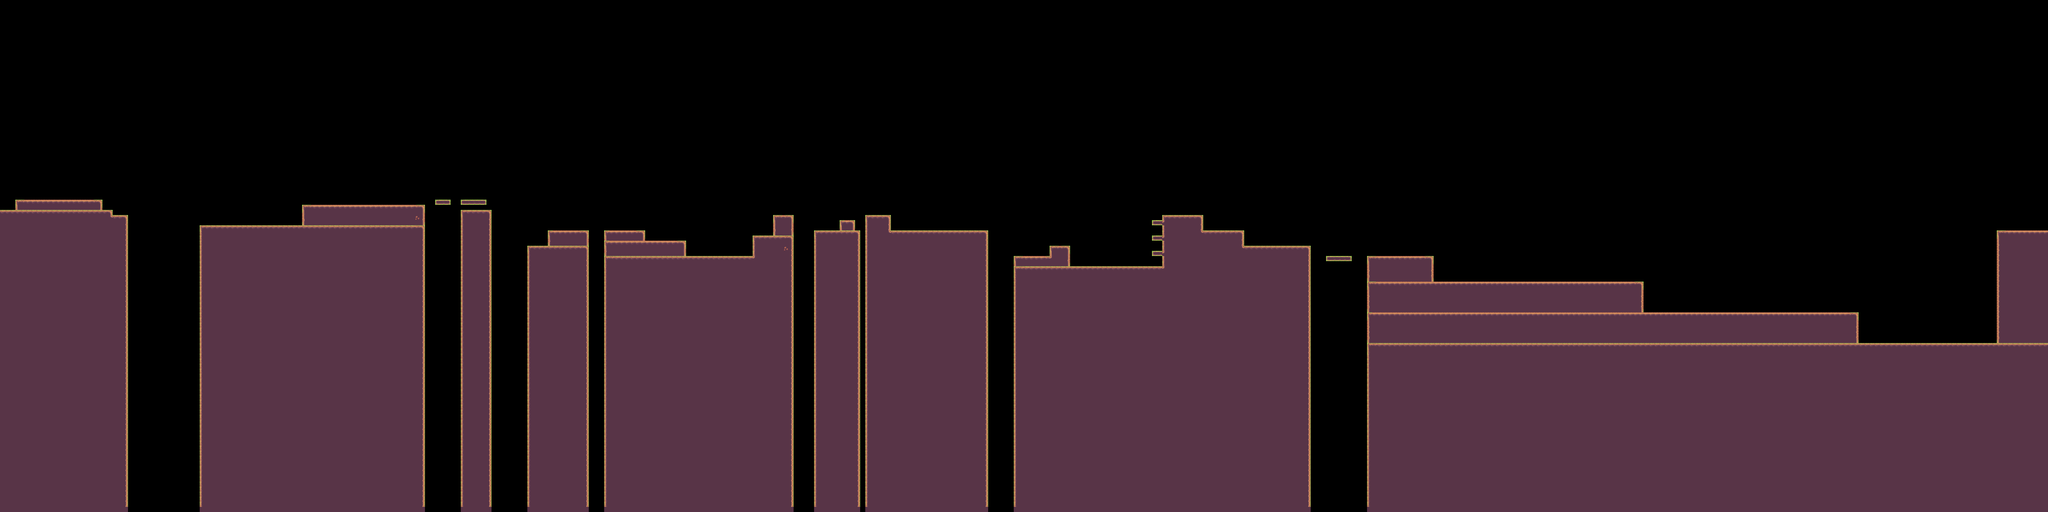

Rendered tile map (Tiled .tmx) drawn with the repository's tilesets; below, a short description and the map source with its tile grids summarised:
An orthogonal 400x100 tile map with 16x16 px tiles, 2 tile layers (prototype, terrain).

<map version="1.10" tiledversion="1.11.2" orientation="orthogonal" renderorder="right-down" width="400" height="100" tilewidth="16" tileheight="16" infinite="0" nextlayerid="3" nextobjectid="1">
 <tileset firstgid="1" source="../Tileset/tileset_cafundo.tsx" />
 <layer id="1" name="prototype" width="400" height="100">
  <data>[40000 cells, 39994 non-empty, 2 distinct tile ids]</data>
 </layer>
 <layer id="2" name="terrain" width="400" height="100">
  <data>[40000 cells, 17461 non-empty, 38 distinct tile ids]</data>
 </layer>
</map>
